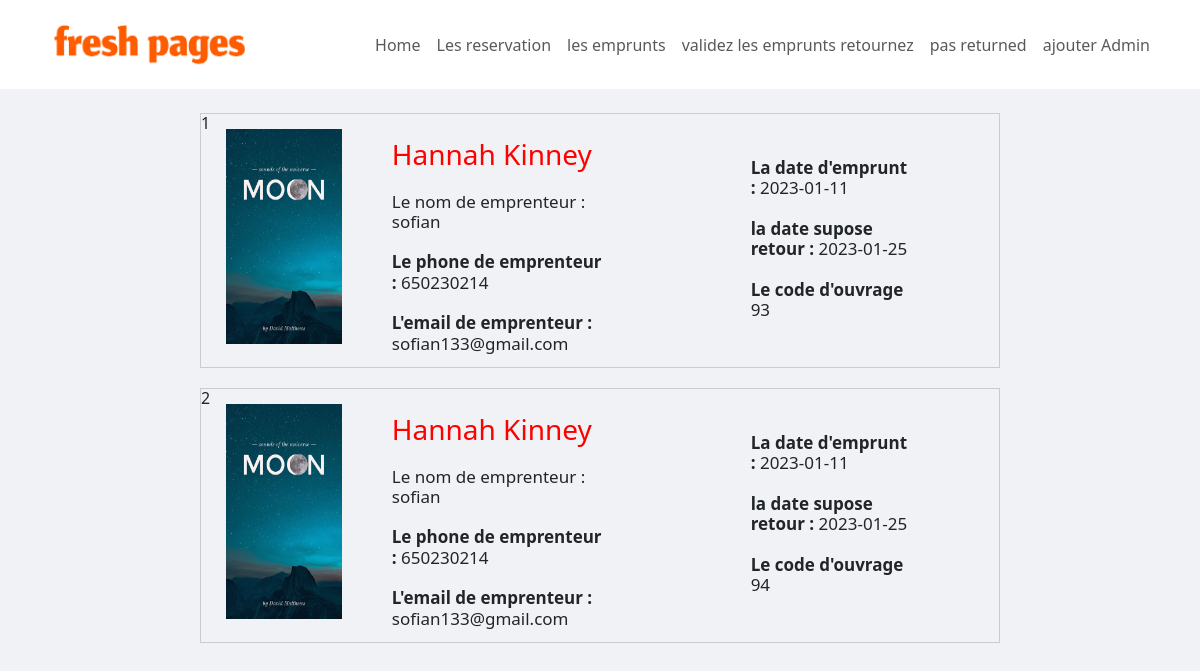
Screenshot of /notReturned.php with the database file from the repository.
### tables this page shows
CREATE TABLE `emprunt` (
  `code_emprunt` int(11) NOT NULL,
  `date_emprunt` date NOT NULL,
  `date_retour` date DEFAULT NULL,
  `code_ouvrage` int(11) NOT NULL,
  `code_reservation` int(11) NOT NULL,
  `code_adherent` int(11) NOT NULL
);

CREATE TABLE `ouvrage` (
  `code_ouvrage` int(11) NOT NULL,
  `titre` varchar(255) NOT NULL,
  `nom_lauteur` varchar(220) NOT NULL,
  `image` varchar(220) NOT NULL,
  `status` varchar(220) NOT NULL,
  `type` varchar(220) NOT NULL,
  `date_edition` date NOT NULL,
  `date_purchase` date NOT NULL,
  `num_pages` int(11) NOT NULL,
  `ouvrage_state` varchar(255) NOT NULL
);

CREATE TABLE `adherent` (
  `code_adherent` int(11) NOT NULL,
  `nome` varchar(255) NOT NULL,
  `adresse` varchar(100) NOT NULL,
  `email` varchar(100) NOT NULL,
  `phone` int(11) NOT NULL,
  `cin` varchar(50) NOT NULL,
  `date_birth` date NOT NULL,
  `type` varchar(255) NOT NULL,
  `penaltie` int(11) NOT NULL,
  `nickname` varchar(255) NOT NULL,
  `password` varchar(255) NOT NULL,
  `date_creation` date NOT NULL,
  `admin` int(50) DEFAULT NULL,
  `banned` int(10) NOT NULL
);

### notReturned.php (the view, shortened to what this page needs)
<?php
include('includes/header.php');
?>
<nav class="navbar navbar-expand-md navbar-light bg-white sticky-top">
  <div class="container">
    <a class="navbar-brand" href="#">
      <img src="assets/logo12.png" style="width: 220px; height: 63px;" alt="Fresh Pages" height="50">
    </a>
    <div class="collapse navbar-collapse" id="navbarNav">
      <ul class="navbar-nav ms-auto">
        <li class="nav-item">
          <a class="nav-link" href="officePage.php">Home</a>
        </li>
        <li class="nav-item">
         <a class="nav-link" href="officereservations.php">Les reservation</a>
        </li>
         <li class="nav-item">
         <a class="nav-link" href="empruntsPages.php">les emprunts</a>
        </li>
        <li class="nav-item">
         <a class="nav-link"  href="ouvrageretournez.php">validez les emprunts retournez</a>
        </li>
        <li class="nav-item">
         <a class="nav-link"  href="notReturned.php">pas returned</a>
        </li>
        <li class="nav-item">
         <a class="nav-link"  href="addAdmin.php">ajouter Admin</a>
        </li>
      </ul>
    </div>
  </div>
</nav>
<?php
$db = new Database("localhost", "root", "", "books");
$conn = $db->getConnection();
$stmt2 = $conn->prepare("SELECT *
FROM emprunt e
JOIN adherent a ON e.code_adherent = a.code_adherent
JOIN ouvrage o ON e.code_ouvrage = o.code_ouvrage
WHERE e.date_retour = '0000-00-00'");
$stmt2->execute();
$rows = $stmt2->fetchAll(PDO::FETCH_ASSOC);
$currentDate = new DateTime();
?>
<div class="" style="width: 70%; margin: 2% auto;">
    <?php
    $i = 0;
    foreach ($rows as $row) {
        $dateBorrowed = new DateTime($row['date_emprunt']);
        $date_supose_return = $dateBorrowed->modify('+14 days');
        if ($date_supose_return < $currentDate) {
            $i++;
            ?>
            <div class="card1">
            <h6>
                <?php echo $i ?>
            </h6>
                <div class="card-image1">
                    <img src="uploads/<?php echo $row['image']; ?>" alt="Your Image">
                </div>
                <div class="card-content1">
                    <div class="info1">
                        <h3 style="color: red;">
                            <?php echo $row['titre'] ?>
                        </h3>
                        <h4>Le nom de emprenteur :
                            <?php echo $row['nome'] ?>
                        </h4>
                        <h4><strong>Le phone de emprenteur :</strong>
                            <?php echo $row['phone'] ?>
                        </h4>
                        <h4><strong>L'email de emprenteur :</strong>
                            <?php echo $row['email'] ?>
                        </h4>
                    </div>
                    <div class="info2">
                        <h4><strong>La date d'emprunt :</strong>
                            <?php echo $row['date_emprunt'] ?>
                        </h4>
                        <h4>
                            <strong>la date supose retour :</strong>
                            <?php echo $date_supose_return->format('Y-m-d'); ?>
                        </h4>
                        <h4><strong>Le code d'ouvrage </strong>
                            <?php echo $row['code_ouvrage'] ?>
                        </h4>
                    </div>
                </div>
            </div>
            <?php
        } else {
        }
    }
    ?>
</div>
<?php
include('includes/footer.php');
?>

### includes/header.php (shortened to what this page needs)
<!DOCTYPE html>
<html lang="en">
<head>
<link href="https://cdn.jsdelivr.net/npm/bootstrap@5.3.0-alpha1/dist/css/bootstrap.min.css" rel="stylesheet"
>
 <link rel="stylesheet" href="style.css">
<link rel="stylesheet" href="https://cdnjs.cloudflare.com/ajax/libs/font-awesome/6.3.0/css/all.min.css" />
</head>
<body>

### includes/footer.php (shortened to what this page needs)
</body>
</html>

### style.css (style rules this page uses)
* { box-sizing: border-box; margin: 0; padding: 0; }
body { background-color: #f0f2f5; }
.container { text-align: center; }
.card1 { display: flex; border: 1px solid #ccc; margin: 20px; overflow: hidden; transition: all 0.3s; height: 255px; }
.card-image1 { position: relative; width: 13%; margin-right: 6%; }
.card-image1 img { display: block; width: 112%; height: 85%; margin-top: 14%; margin-left: 15%; }
.card-content1 { padding: 8px; padding-left: 8px; width: 79%; display: flex; gap: 60px; margin-top: 2%; }
.card-content1 { padding: 8px; padding-left: 30px; width: 70%; display: flex; gap: 141px; }
.card-content1 h4 { font-size: 17px; margin-top: 20px; }

### rows the page displays
emprunt: code_ouvrage.image (picture), code_ouvrage.titre "Hannah Kinney", code_adherent.nome "sofian", code_adherent.phone "650230214", code_adherent.email "sofian133@gmail.com", date_emprunt "2023-01-11", date_emprunt "2023-01-25", code_ouvrage.code_ouvrage "93"
emprunt: code_ouvrage.image (picture), code_ouvrage.titre "Hannah Kinney", code_adherent.nome "sofian", code_adherent.phone "650230214", code_adherent.email "sofian133@gmail.com", date_emprunt "2023-01-11", date_emprunt "2023-01-25", code_ouvrage.code_ouvrage "94"
